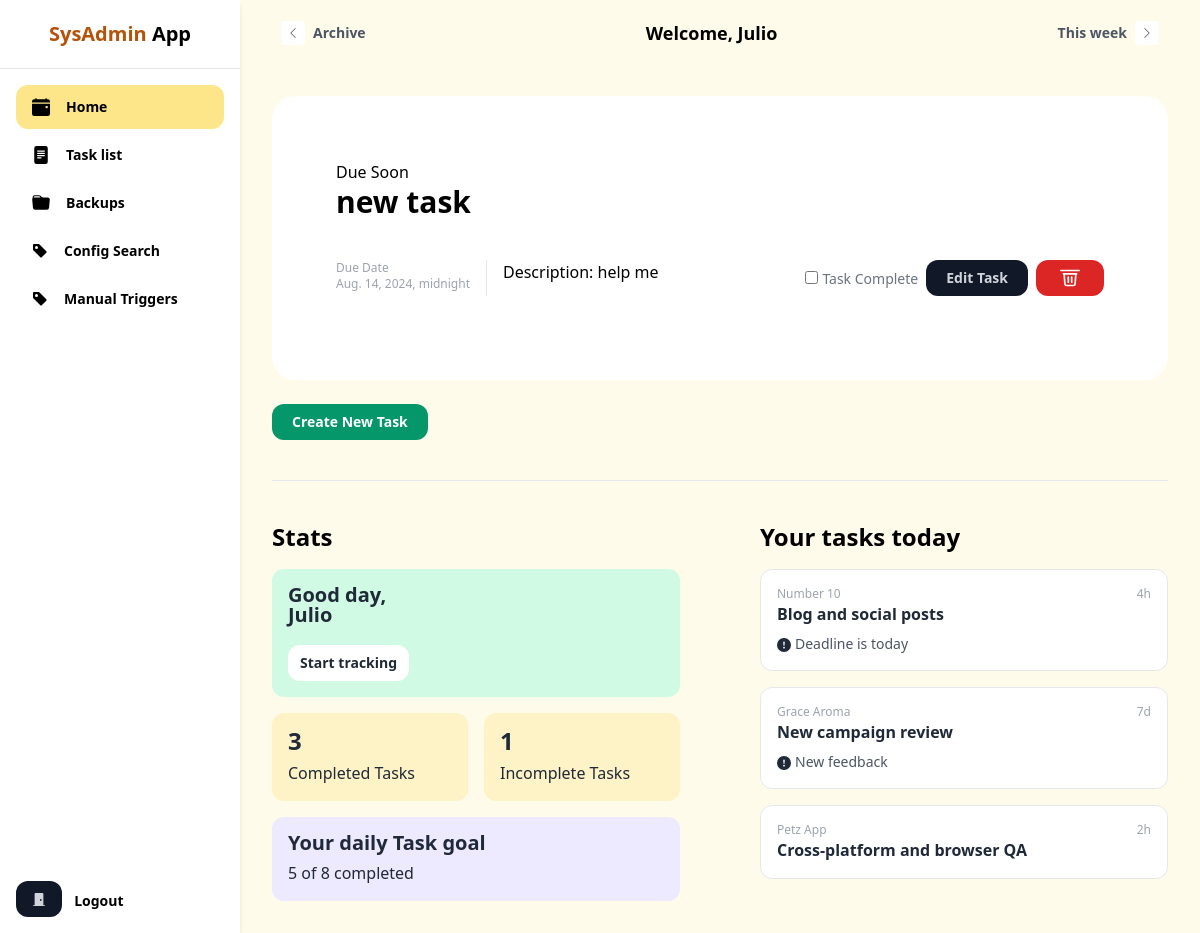
Before: /dashboard (signed in) with the older database file.
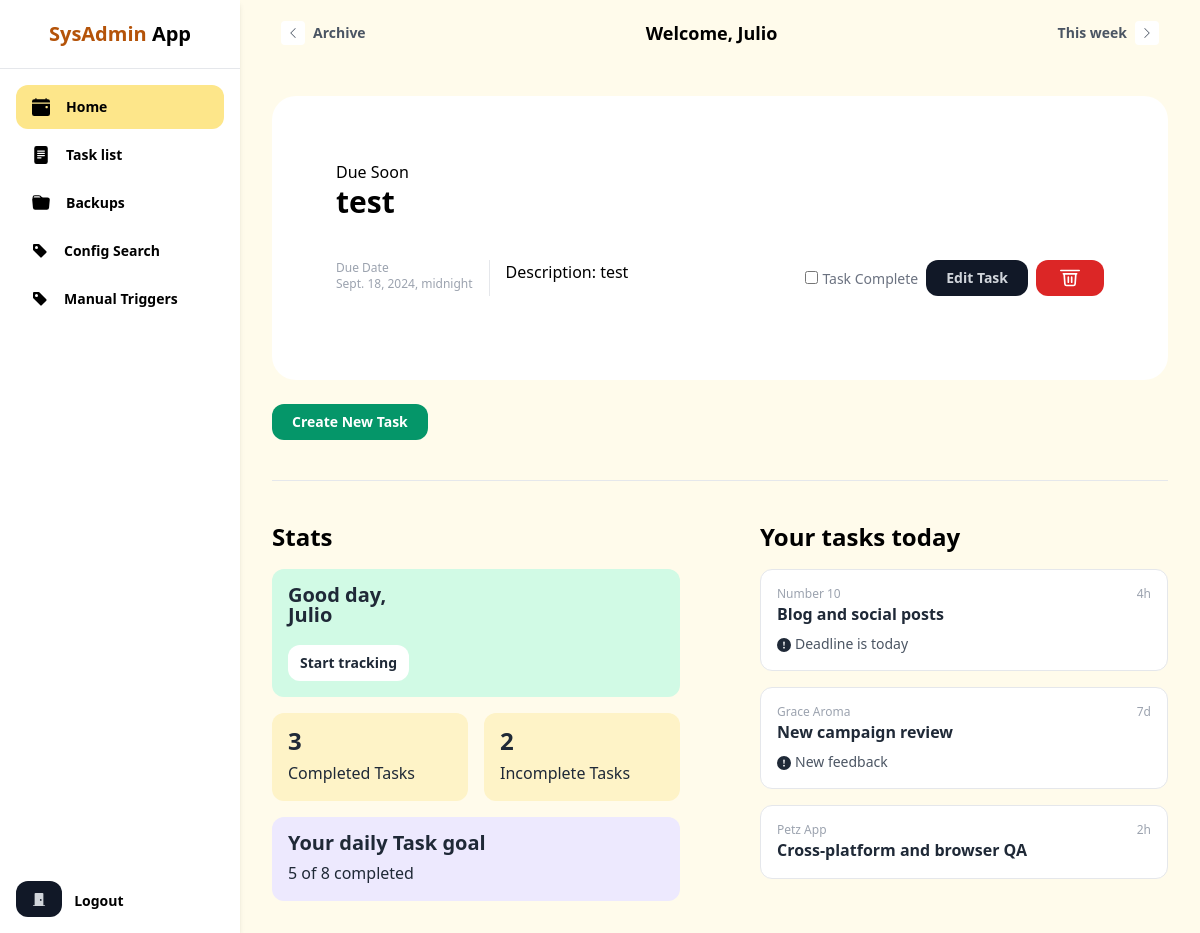
After: the same page with the newer database file.
### tasks/models.py (models this page shows, shortened)
class Task(models.Model):
    title = models.CharField(max_length=200)
    description = models.TextField()
    completed = models.BooleanField(default=False)
    due_date = models.DateTimeField(null=True, blank=True)
    created_at = models.DateTimeField(auto_now_add=True)
    updated_at = models.DateTimeField(auto_now=True)
    created_by = models.ForeignKey('auth.User', on_delete=models.CASCADE, default=1)

### dashboard/views.py (the view)
# urls.py: path("dashboard", home_view, name="home"),
def home_view(request):
    if request.user.is_authenticated:
        task = Task.objects.filter(created_by=request.user).last()
    else:
        task = None
    return render(request, "home.html", {"task": task})

### dashboard/templatetags/custom_filters.py (called while the page is built)
@register.filter
def first_name_from_email(email):
    if email:
        first_part = email.split("@")[0].split(".")[0]
        return first_part.capitalize()
    return ""

@register.filter
def get_completed_tasks(user):
    queryset = Task.objects.filter(created_by=user, completed=True)
    if queryset.count() == 0:
        return "0"
    return queryset.count()

@register.filter
def get_uncompleted_tasks(user):
    queryset = Task.objects.filter(created_by=user, completed=False)
    if queryset.count() == 0:
        return "0"
    return queryset.count()

### templates/home.html (shortened to what the changed rows need)
{% extends "base.html" %}
{% load custom_filters %}
{% load static %}
{% block content %}
{% if task %}
{% if not task.completed %}
<main class="bg-white rounded-3xl p-8 mb-5"
      data-task-field="container"
      data-task-id="{{ task.id }}"
>
      <h2>Due Soon</h2>
  <h1
    class="text-3xl font-bold mb-10"
    data-task-id="{{ task.id }}"
    data-task-field="title"
  >
    {{ task.title }}
  </h1>
  <div class="flex items-center justify-between">
    <div class="flex items-stretch">
      <div
        class="text-gray-400 text-xs"
        data-task-id="{{ task.id }}"
        data-task-field="due-date"
      >
        Due Date<br />{{ task.due_date }}
      </div>
      <div class="flex flex-wrap-space-x-3">
        <div class="h-9 text-black">
          Description: {{ task.description|truncatechars:40 }}
        </div>
      </div>
    </div>
    <div class="flex items-center gap-x-2">
      <form method="post">
        {% if task.completed %}
        <input
           type="checkbox"
           checked="{{ task.completed }}"
           onclick="completeTask({{ task.id }})"
           class="shrink-0 mt-0.5 border-gray-200 rounded text-blue-600 focus:ring-blue-500 disabled:opacity-50 disabled:pointer-events-none dark:bg-neutral-800 dark:border-neutral-700 dark:checked:bg-blue-500 dark:checked:border-blue-500 dark:focus:ring-offset-gray-800"
           id="task-complete-{{ task.id }}"
           data-task-id="{{ task.id }}"
           data-complete="{{ task.completed|yesno:'True,False' }}"
         />
         {% else %}
       <form method="post">
         <input
           type="checkbox"
           onclick="completeTask({{ task.id }})"
           class="shrink-0 mt-0.5 border-gray-200 rounded text-blue-600 focus:ring-blue-500 disabled:opacity-50 disabled:pointer-events-none"
           id="task-complete-{{ task.id }}"
           data-task-id="{{ task.id }}"
           data-complete="{{ task.completed|yesno:'True,False' }}"
         />
         <label for="task-complete-{{ task.id }}" class="text-sm text-gray-500"
           >Task Complete</label
         >
       </form>
       {% endif %}
              <button
                type="button"
                id="editTaskButton"
                data-task-id="{{ task.id }}"
                onclick="openModal({{ task.id }})"
                class="inline-flex items-center justify-center h-9 px-5 rounded-xl bg-gray-900 text-gray-300 hover:text-white text-sm font-semibold transition"
              >
                Edit Task
              </button>
              <button
              type="button"
              id="deleteTaskButton"
              class="deleteTaskButton inline-flex items-center justify-center h-9 px-4 md:px-6 rounded-xl bg-red-600 text-white text-sm font-semibold transition-all duration-200"
              data-task-id="{{ task.id }}"
            >
              <svg
                xmlns="http://www.w3.org/2000/svg"
                class="h-5 w-5"
                fill="none"
                viewBox="0 0 24 24"
                stroke="currentColor"
              >
                <path
                  stroke-linecap="round"
                  stroke-linejoin="round"
                  stroke-width="2"
                  d="M19 7l-.867 12.142A2 2 0 0116.137 21H7.863a2 2 0 01-1.996-1.858L5 7m5 4v6m4-6v6M1 3h22M4 7h16"
                />
              </svg>
            </button>
            </div>
          </div>
        </div>
        {% endif %}
        {% else %}
        <h2 class="text-xl font-bold mb-4">No Tasks Today!</h2>
        {% endif %}
          <div class="grid grid-cols-2 gap-x-20">
            <div>
              <h2 class="text-2xl font-bold mb-4">Stats</h2>
              <div class="grid grid-cols-2 gap-4">
                <div class="col-span-2">
                  <div class="p-4 bg-green-100 rounded-xl">
                    <div class="font-bold text-xl text-gray-800 leading-none">
                      Good day, <br />{{ user.email|first_name_from_email }}
                    </div>
                    <div class="mt-5">
                      <button
                        type="button"
                        class="inline-flex items-center justify-center py-2 px-3 rounded-xl bg-white text-gray-800 hover:text-green-500 text-sm font-semibold transition"
                      >
                      </button>
                    </div>
                  </div>
                </div>
                <div class="p-4 bg-yellow-100 rounded-xl text-gray-800">
                  <div class="font-bold text-2xl leading-none">{{ user|get_completed_tasks }} </div>
                  <div class="mt-2">Completed Tasks</div>
                </div>
                <div class="p-4 bg-yellow-100 rounded-xl text-gray-800">
                  <div class="font-bold text-2xl leading-none">{{ user|get_uncompleted_tasks }}</div>
                  <div class="mt-2">Incomplete Tasks</div>
                </div>
              </div>
            </div>
            <div>
              <h2 class="text-2xl font-bold mb-4">Your tasks today</h2>
            </div>
          </div>
        </div>
      </div>
  </main>
</body>
{% endblock %}

### templates/base.html (shortened to what the changed rows need)
{% load custom_filters %}
{% load static %}
<!DOCTYPE html>
<html>
  <head>
    <link
      href="https://cdn.jsdelivr.net/npm/tailwindcss@2.0.2/dist/tailwind.min.css"
      rel="stylesheet"
    />
  </head>
  <body class="relative bg-yellow-50 overflow-hidden max-h-screen">
    <header class="fixed right-0 top-0 left-60 bg-yellow-50 py-3 px-4 h-16">
      <div class="max-w-4xl mx-auto">
        <div class="flex items-center justify-between">
          <div>
            <button
              type="button"
              class="flex items-center focus:outline-none rounded-lg text-gray-600 hover:text-yellow-600 focus:text-yellow-600 font-semibold p-2 border border-transparent hover:border-yellow-300 focus:border-yellow-300 transition"
            >
            </button>
          </div>
          <div class="text-lg font-bold">Welcome, {{ user.email|first_name_from_email }}</div>
          <div>
            <button
              type="button"
              class="flex items-center focus:outline-none rounded-lg text-gray-600 hover:text-yellow-600 focus:text-yellow-600 font-semibold p-2 border border-transparent hover:border-yellow-300 focus:border-yellow-300 transition"
            >
            </button>
          </div>
        </div>
      </div>
    </header>
    <aside class="fixed inset-y-0 left-0 bg-white shadow-md max-h-screen w-60">
      <div class="flex flex-col justify-between h-full">
        <div class="flex-grow">
          <div class="px-4 py-6 text-center border-b">
            <h1 class="text-xl font-bold leading-none">
              <span class="text-yellow-700">SysAdmin</span> App
            </h1>
          </div>
          </div>
        </div>
      </aside>
      <main class="ml-60 pt-16 max-h-screen overflow-auto">
        <div class="px-6 py-8">
          <div class="max-w-4xl mx-auto">
            <div class="bg-white rounded-3xl p-8 mb-5">
              {% block content %}{% endblock %}
    </body>
  </html>

Changed rows visible on the page:
no longer on this page (row unchanged): Task: title "new task", due_date "Aug. 14, 2024, midnight", description "help me"
added Task: title "test", due_date "Sept. 18, 2024, midnight", description "test"
Other visible differences:
{{ user|get_uncompleted_tasks }}: "1" → "2"
